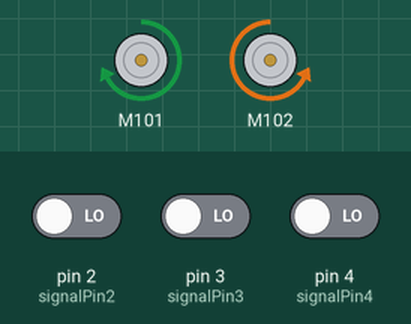
Simulated run of this sketch. Board: Arduino Uno, built with avr-gcc and run on an emulated ATmega328P. Shown: 2 × DC motor (green arrow = forward, orange = backward, longer = faster). The test bench sets the inputs (shaded band); at power-on: pin 4 (signalPin4) LOW, pin 2 (signalPin2) LOW, pin 3 (signalPin3) LOW.

Above: at 1.2 s.
1.3 s: pin 4 (signalPin4) driven HIGH
At 1.7 s:
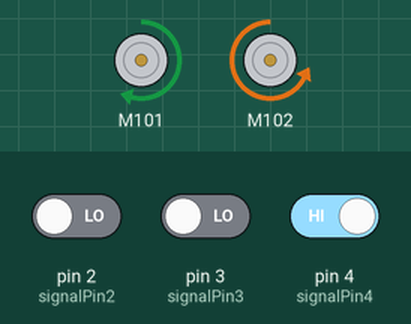
2.8 s: pin 2 (signalPin2) driven HIGH
At 4.0 s:
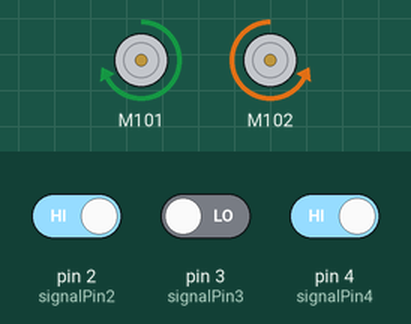
4.3 s: pin 3 (signalPin3) driven HIGH
At 5.2 s:
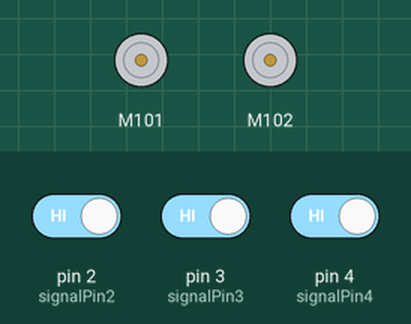
5.8 s: pin 2 (signalPin2) driven LOW
At 6.3 s:
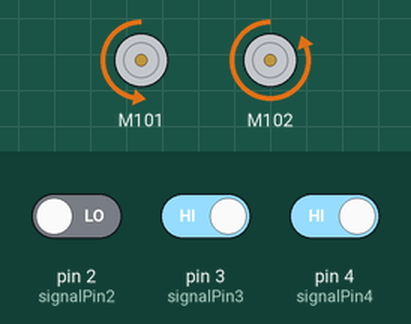
Timing chart, 0 to 8.3 s (numbered marks = the images above; inputs shaded):
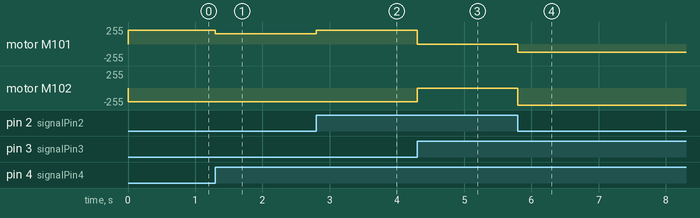

The sketch:

DirContrTest3.ino
```cpp
#include <Grove_I2C_Motor_Driver.h>
#include <Wire.h>
#define i2c_add 0x0f

byte i, j, dir;

int signalPin2 = 2;
int signalPin3 = 3;
int signalPin4 = 4;


void setup() {
  pinMode(signalPin2, INPUT); // Init each pin with INPUT mode
  pinMode(signalPin3, INPUT); // (default mode)
  pinMode(signalPin4, INPUT);

  Motor.begin(i2c_add);
}

void loop() {

  for(dir=0, i=2, j=1; i<5; i++, j <<= 1) { // Read each pin INPUT (2-5)
    if(digitalRead(i) == HIGH) // Some sort of bit shift logic
      dir += j;
  }

  switch (dir) { // A bit shameful

    case 0: //No line detected - Keep going for some time
     upSpeed(80, 80);
    break;

    case 1: // Line on the right - Adjust to the right
    while(digitalRead(2) != HIGH)
     upSpeed(80, 60);
    break;

    case 2: // Line in the middle - Keep going
     upSpeed(80, 80);
     delay(80);
    break;

    case 3: // Line on both right and mid - Turn right
     upSpeed(0, 0);
     while(digitalRead(2) != HIGH)
       upSpeed(100, -50);

    break;

    case 4: // Line on the left - Adjust to the left
    while(digitalRead(2) != HIGH)
     upSpeed(60, 80);
    break;

    case 5: // Line on both right and left - Everything's fine..
     upSpeed(80, 80);
    break;

    case 6: // Line on both left and mid - Turn left
     upSpeed(0, 0);
     while(digitalRead(2) != HIGH)
       upSpeed(-50, 100);
    break;

    case 7: // Line on left, right and mid - Merry Christmas
     upSpeed(0, 0);
     while(digitalRead(2) != HIGH)
       upSpeed(-50, 100);
    break;
  }
  delay(1);
}

void upSpeed(int M1, int M2) {
  Motor.speed(MOTOR1, M1);
  Motor.speed(MOTOR2, -M2);
}
```

Measured:
- after the input at 1.3 s, motor M101: forward 204/255 → forward 153/255 at once
- after the input at 2.8 s, motor M101: forward 153/255 → forward 204/255 at once
- after the input at 4.3 s, motor M101: forward 204/255 → stopped at once; motor M102: backward 204/255 → stopped at once
- after the input at 5.8 s, motor M101: stopped → backward 127/255 at once; motor M102: stopped → backward 255/255 at once
